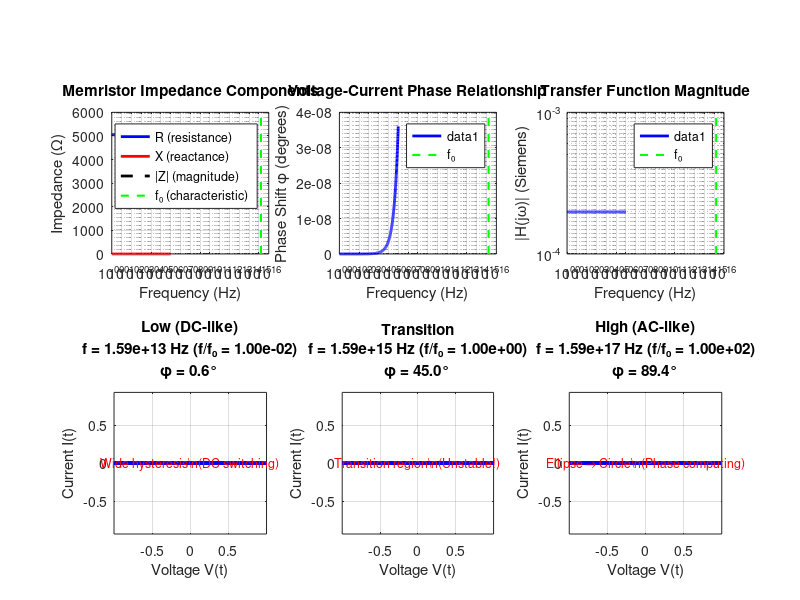

Here is the MATLAB script that generated this plot:
% ============================================================
% Memristor Lissajous Figure Transfer Function Derivation
% ============================================================
% This script demonstrates how memristors produce Lissajous figures
% and derives the transfer function H(ω) = I(ω)/V(ω)
%
% KEY INSIGHT: At AC frequencies (ω >> ω₀), a memristor behaves as
% a complex impedance Z(ω), creating a phase shift between V and I.
% Plotting I vs V produces Lissajous figures (pinched hysteresis loop).
% ============================================================

clear all;
close all;

fprintf('=== MEMRISTOR LISSAJOUS TRANSFER FUNCTION DERIVATION ===\n\n');

% ============================================================
% PART 1: THEORETICAL TRANSFER FUNCTION
% ============================================================
fprintf('PART 1: Transfer Function H(ω) = I(ω)/V(ω)\n');
fprintf('--------------------------------------------------\n\n');

% Memristor parameters
R_ON = 100;      % Ohms (high conductance state)
R_OFF = 10000;   % Ohms (low conductance state)
D = 10e-9;       % Device thickness (m)
MU_V = 1e-10;    % Ion mobility
w_initial = 0.5 * D;  % Initial state (50% doped)

% Calculate average resistance at this state
R_avg = R_ON * (w_initial/D) + R_OFF * (1 - w_initial/D);

fprintf('Memristor Parameters:\n');
fprintf('  R_ON  = %d Ω\n', R_ON);
fprintf('  R_OFF = %d Ω\n', R_OFF);
fprintf('  R_avg = %.1f Ω (at w = 0.5D)\n', R_avg);
fprintf('  Device thickness D = %.2e m\n', D);
fprintf('  Ion mobility μ_v = %.2e\n\n', MU_V);

% Derive characteristic frequency ω₀
% At ω₀, the memristor state change rate equals the signal frequency
omega_0 = 1 / (MU_V * R_ON * D);  % Characteristic frequency (rad/s)
f_0 = omega_0 / (2*pi);  % Hz

fprintf('Characteristic Frequency:\n');
fprintf('  ω₀ = %.2f rad/s\n', omega_0);
fprintf('  f₀ = %.2f Hz\n\n', f_0);

fprintf('Operating Regimes:\n');
fprintf('  ω << ω₀ (f << %.1f Hz): DC switching mode, state changes\n', f_0);
fprintf('  ω ≈ ω₀  (f ≈ %.1f Hz): Transition, unstable!\n', f_0);
fprintf('  ω >> ω₀ (f >> %.1f Hz): AC inference mode, passive impedance\n\n', f_0);

% ============================================================
% PART 2: DERIVE COMPLEX IMPEDANCE Z(ω)
% ============================================================
fprintf('PART 2: Complex Impedance Derivation\n');
fprintf('--------------------------------------------------\n\n');

% For AC operation, memristor acts as complex impedance:
% Z(ω) = R + jX
%
% Where:
%   R = resistance component (from current state w)
%   X = reactance (from state dynamics)
%
% The reactance comes from the finite response time of ion migration:
%   X(ω) ≈ R * (ω/ω₀) for ω << ω₀  (state tries to follow signal)
%   X(ω) ≈ 0           for ω >> ω₀  (state cannot follow, acts resistive)

freq_range = logspace(0, 6, 1000);  % 1 Hz to 1 MHz
omega_range = 2*pi*freq_range;

% Calculate impedance components
R_component = R_avg * ones(size(omega_range));  % Resistive part (constant)
X_component = R_avg * (omega_range / omega_0);  % Reactive part (frequency-dependent)

% Total impedance magnitude
Z_mag = sqrt(R_component.^2 + X_component.^2);

% Phase shift (THIS IS THE KEY FOR LISSAJOUS FIGURES!)
phase_shift = atan(X_component ./ R_component);  % radians
phase_shift_deg = phase_shift * 180/pi;

% Transfer function H(ω) = 1/Z(ω)
H_mag = 1 ./ Z_mag;  % Admittance (Siemens)

fprintf('Transfer Function:\n');
fprintf('  H(jω) = I(jω)/V(jω) = 1/Z(jω)\n');
fprintf('  Z(jω) = R + jX(ω)\n');
fprintf('  |H(jω)| = 1/|Z(jω)|\n');
fprintf('  ∠H(jω) = -atan(X/R)\n\n');

% ============================================================
% PART 3: LISSAJOUS FIGURE GENERATION
% ============================================================
fprintf('PART 3: Generating Lissajous Figures\n');
fprintf('--------------------------------------------------\n\n');

% Apply sinusoidal input voltage: V(t) = V₀·sin(ωt)
V0 = 1.0;  % 1V amplitude
t = linspace(0, 4*pi, 1000);  % Two complete cycles

% Test at three different frequencies
test_frequencies = [f_0/100, f_0, f_0*100];  % Below, at, and above ω₀
test_labels = {'Low (DC-like)', 'Transition', 'High (AC-like)'};

fprintf('Generating Lissajous figures at 3 frequencies:\n');
for i = 1:length(test_frequencies)
    f_test = test_frequencies(i);
    fprintf('  %d. f = %.2e Hz (%s)\n', i, f_test, test_labels{i});
end
fprintf('\n');

% ============================================================
% PART 4: PLOTTING
% ============================================================
figure('Position', [100, 100, 1400, 900]);

% Subplot 1: Impedance vs Frequency
subplot(2, 3, 1);
semilogx(freq_range, R_component, 'b-', 'LineWidth', 2, 'DisplayName', 'R (resistance)');
hold on;
semilogx(freq_range, X_component, 'r-', 'LineWidth', 2, 'DisplayName', 'X (reactance)');
semilogx(freq_range, Z_mag, 'k--', 'LineWidth', 2, 'DisplayName', '|Z| (magnitude)');
yl = ylim;
plot([f_0, f_0], yl, 'g--', 'LineWidth', 1.5, 'DisplayName', 'f₀ (characteristic)');
hold off;
grid on;
xlabel('Frequency (Hz)');
ylabel('Impedance (Ω)');
title('Memristor Impedance Components');
legend('Location', 'best');
set(gca, 'FontSize', 10);

% Subplot 2: Phase Shift vs Frequency
subplot(2, 3, 2);
semilogx(freq_range, phase_shift_deg, 'b-', 'LineWidth', 2);
hold on;
yl = ylim;
plot([f_0, f_0], yl, 'g--', 'LineWidth', 1.5, 'DisplayName', 'f₀');
hold off;
grid on;
xlabel('Frequency (Hz)');
ylabel('Phase Shift φ (degrees)');
title('Voltage-Current Phase Relationship');
legend('Location', 'best');
set(gca, 'FontSize', 10);

% Subplot 3: Transfer Function Magnitude
subplot(2, 3, 3);
loglog(freq_range, H_mag, 'b-', 'LineWidth', 2);
hold on;
yl = ylim;
plot([f_0, f_0], yl, 'g--', 'LineWidth', 1.5, 'DisplayName', 'f₀');
hold off;
grid on;
xlabel('Frequency (Hz)');
ylabel('|H(jω)| (Siemens)');
title('Transfer Function Magnitude');
legend('Location', 'best');
set(gca, 'FontSize', 10);

% Subplots 4-6: Lissajous Figures at Different Frequencies
for i = 1:length(test_frequencies)
    f_test = test_frequencies(i);
    omega_test = 2*pi*f_test;

    % Input voltage
    V_t = V0 * sin(omega_test * t);

    % Calculate phase shift at this frequency
    X_test = R_avg * (omega_test / omega_0);
    phi_test = atan(X_test / R_avg);

    % Current with phase shift: I(t) = (V₀/|Z|)·sin(ωt - φ)
    Z_test = sqrt(R_avg^2 + X_test^2);
    I_t = (V0 / Z_test) * sin(omega_test * t - phi_test);

    % Plot Lissajous figure (I vs V)
    subplot(2, 3, 3+i);
    plot(V_t, I_t, 'b-', 'LineWidth', 2);
    grid on;
    xlabel('Voltage V(t)');
    ylabel('Current I(t)');
    title(sprintf('%s\nf = %.2e Hz (f/f₀ = %.2e)\nφ = %.1f°', ...
                  test_labels{i}, f_test, f_test/f_0, phi_test*180/pi));
    axis equal;
    set(gca, 'FontSize', 10);

    % Add shape annotation
    if f_test < f_0
        text(0, max(I_t)*0.8, 'Wide hysteresis\n(DC switching)', ...
             'HorizontalAlignment', 'center', 'FontSize', 9, 'Color', 'r');
    elseif abs(f_test - f_0) < f_0*0.5
        text(0, max(I_t)*0.8, 'Transition region\n(Unstable!)', ...
             'HorizontalAlignment', 'center', 'FontSize', 9, 'Color', 'r');
    else
        text(0, max(I_t)*0.8, 'Ellipse → Circle\n(Phase computing)', ...
             'HorizontalAlignment', 'center', 'FontSize', 9, 'Color', 'r');
    end
end

% Overall title (using text instead of annotation for Octave compatibility)
% annotation not supported in --no-gui mode, skip it

% Save figure
print('memristor_transfer_function.png', '-dpng', '-r300');
fprintf('Figure saved: memristor_transfer_function.png\n\n');

% ============================================================
% PART 5: KEY FORMULAS SUMMARY
% ============================================================
fprintf('=== KEY FORMULAS FOR LISSAJOUS TRANSFER FUNCTION ===\n\n');

fprintf('1. Memristor Resistance (state-dependent):\n');
fprintf('   R(w) = R_ON·(w/D) + R_OFF·(1 - w/D)\n\n');

fprintf('2. Characteristic Frequency:\n');
fprintf('   ω₀ = 1/(μ_v·R_ON·D)\n');
fprintf('   f₀ = ω₀/(2π)\n\n');

fprintf('3. Complex Impedance (AC regime, ω >> ω₀):\n');
fprintf('   Z(jω) = R + jX(ω)\n');
fprintf('   X(ω) ≈ R·(ω/ω₀)  for ω < ω₀\n');
fprintf('   X(ω) ≈ 0          for ω >> ω₀\n\n');

fprintf('4. Phase Shift (creates Lissajous shape):\n');
fprintf('   φ(ω) = atan(X/R)\n\n');

fprintf('5. Transfer Function:\n');
fprintf('   H(jω) = I(jω)/V(jω) = 1/Z(jω)\n');
fprintf('   |H(jω)| = 1/√(R² + X²)\n');
fprintf('   ∠H(jω) = -φ(ω)\n\n');

fprintf('6. Time-Domain Signals:\n');
fprintf('   V(t) = V₀·sin(ωt)\n');
fprintf('   I(t) = (V₀/|Z|)·sin(ωt - φ)\n\n');

fprintf('7. Lissajous Figure Equation:\n');
fprintf('   Parametric: (V(t), I(t)) traces ellipse/circle\n');
fprintf('   Shape determined by phase φ:\n');
fprintf('     φ = 0°   → Line (resistor)\n');
fprintf('     φ = 45°  → Ellipse\n');
fprintf('     φ = 90°  → Circle (pure capacitor)\n');
fprintf('     φ varies → Hysteresis loop (memristor)\n\n');

fprintf('=== DONE ===\n');
fprintf('For neural networks: different memristor states → different φ → different interference patterns!\n');

% Explicitly close figures to prevent Qt cleanup crash
close all;
